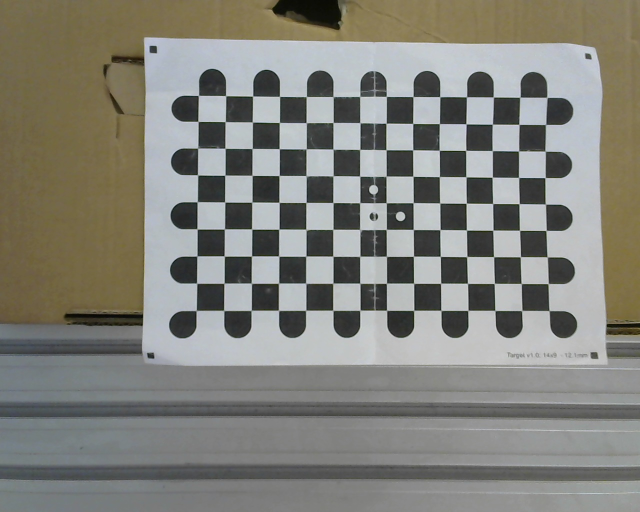
#> input picture LocateAndSendRobotToBox/Python/test.jpg, 1280 x 1024 px, given in place of the camera (shown at 1/2 size)
$ python locatebox.py
#> lines starting #> are read from the running program, lines starting #| are printed output that depends on the picture; after the words box and inside, x2 and y2 are one past the last pixel; in counts of white or black regions, pixels touching at a corner belong together
import pickle
import numpy as np
import cv2 as cv

CHECKERBOARD_WIDTH = 3
CHECKERBOARD_HEIGHT = 3
SQUARE_SIZE = 7.5
criteria = (cv.TERM_CRITERIA_EPS + cv.TERM_CRITERIA_MAX_ITER, 30, 0.001)


cap = cv.VideoCapture(1, cv.CAP_DSHOW)

rot, pose = [-1.0, -1.2246063538223773e-16, 1.4996607218221374e-32, -1.2246063538223773e-16, 1.0, -1.2246063538223773e-16, 0.0, -1.2246063538223773e-16, -1.0], [465,0,577]

file = open('mtx.txt', 'rb')
#> (reads LocateAndSendRobotToBox/Python/mtx.txt from the repository)
mtx = pickle.load(file)
file.close()
file = open('dist.txt', 'rb')
#> (reads LocateAndSendRobotToBox/Python/dist.txt from the repository)
dist = pickle.load(file)
file.close()
file = open('R_cam2gripper.txt', 'rb')
#> (reads LocateAndSendRobotToBox/Python/R_cam2gripper.txt from the repository)
R_cam2gripper = pickle.load(file)
file.close()
file = open('t_cam2gripper.txt', 'rb')
#> (reads LocateAndSendRobotToBox/Python/t_cam2gripper.txt from the repository)
#> further down, frame is the input picture: shape (1024, 1280, 3); mean B, G, R 122.7, 129.9, 130.3
t_cam2gripper = pickle.load(file)
file.close()

def objpgen(middle):
#> called with middle = True
    objp = np.zeros((CHECKERBOARD_HEIGHT * CHECKERBOARD_WIDTH, 3), np.float32)
    objp[:, :2] = np.mgrid[0:CHECKERBOARD_HEIGHT, 0:CHECKERBOARD_WIDTH].T.reshape(-1, 2)

    if middle:
        for i in range(len(objp)):
            objp[i][0] -= (CHECKERBOARD_HEIGHT - 1) / 2
            objp[i][1] -= (CHECKERBOARD_WIDTH - 1) / 2

    objp *= SQUARE_SIZE*-1
    return objp

def prepareimage(img):
    lwr = np.array([0, 0, 9])
    upr = np.array([255, 200, 100])
    hsv = cv.cvtColor(img, cv.COLOR_BGR2HSV)
#> hsv: shape (1024, 1280, 3); mean H, S, V 57.9, 32.8, 134.4
    msk = cv.inRange(hsv, lwr, upr)
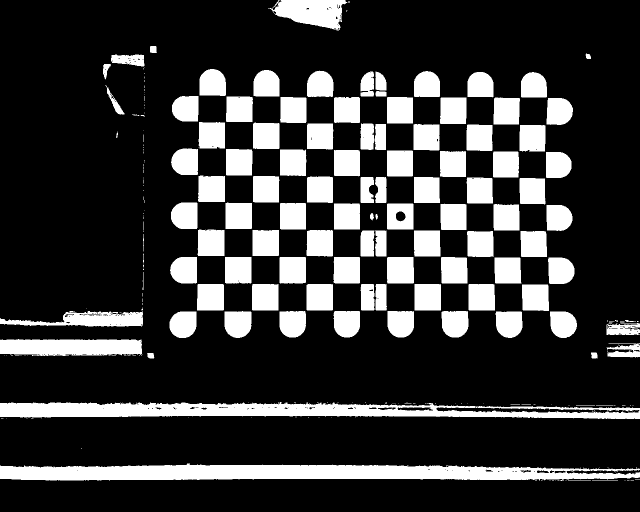
#> msk: shape (1024, 1280) (shown at 1/2 size); 21.6% white; 255 white regions (147 under 20 px), largest, box (x1, y1, x2, y2) and area: (0, 927, 1280, 962) 32522, (0, 804, 1280, 838) 27817, (0, 678, 284, 712) 8642
    msk = cv.GaussianBlur(msk, (9, 9), 0)
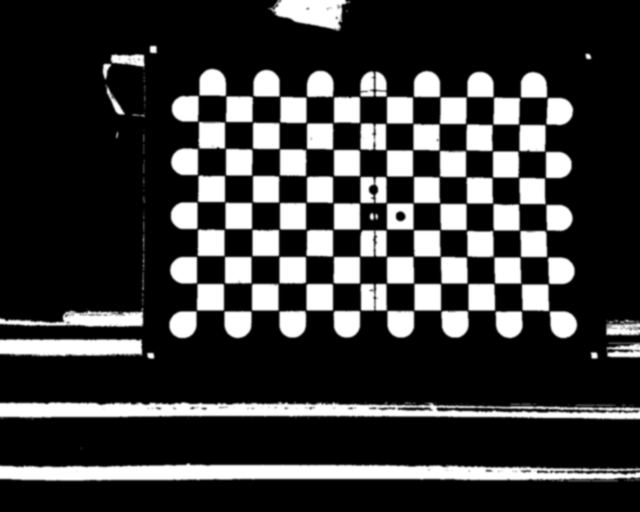
#> msk: shape (1024, 1280) (shown at 1/2 size); min 0, max 255, mean 55
    krn = cv.getStructuringElement(cv.MORPH_RECT, (70, 50))
    dlt = cv.dilate(msk, krn, iterations=10)
#> dlt: shape (1024, 1280); every value is 255
    res = 255 - cv.bitwise_and(dlt, msk)
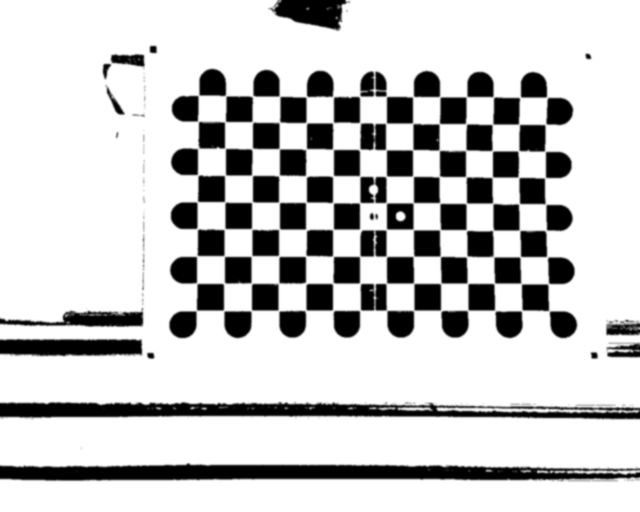
#> res: shape (1024, 1280) (shown at 1/2 size); min 0, max 255, mean 200
    return np.uint8(res)

def worldposecalc(img, middle, mtx, dist, R_base2gripper, t_base2gripper, R_cam2gripper, t_cam2gripper):
    objp = objpgen(middle)

    # the position from the Robotstudio (same as the real on the pendant)
    R_base2gripper = np.array([[R_base2gripper[0], R_base2gripper[1], R_base2gripper[2]],
                               [R_base2gripper[3], R_base2gripper[4], R_base2gripper[5]],
                               [R_base2gripper[6], R_base2gripper[7], R_base2gripper[8]]])
    t_base2gripper = np.array([[t_base2gripper[0]], [t_base2gripper[1]], [t_base2gripper[2]]])

    imgbw = prepareimage(img)
    #ret, corners = cv.findChessboardCornersSB(imgbw, (CHECKERBOARD_HEIGHT, CHECKERBOARD_WIDTH), None)
    ret, corners = cv.findChessboardCorners(imgbw, (CHECKERBOARD_HEIGHT, CHECKERBOARD_WIDTH), None)
#> ret = False; corners = None

    if not ret:
        print("No checkerboard.")
        return None,None

    corners2 = cv.cornerSubPix(imgbw, corners, (11, 11), (-1, -1), criteria)
    # Find the rotation and translation vectors for object to the camera
    ret, R_object2cam, t_object2cam = cv.solvePnP(objp, corners2, mtx, dist)

    img = cv.drawFrameAxes(img, mtx, dist, R_object2cam, t_object2cam, SQUARE_SIZE * 3, 3)
    cv.imshow('Pose', img)

    R_object2cam, _ = cv.Rodrigues(R_object2cam, np.eye(3))

    # combine the rot and trans to 4x4 matrix
    base2gripper = np.vstack((np.hstack((R_base2gripper, (t_base2gripper).flatten()[:, None])), [0, 0, 0, 1]))

    cam2gripper = np.vstack((np.hstack((R_cam2gripper, (t_cam2gripper).flatten()[:, None])), [0, 0, 0, 1]))

    object2cam = np.vstack((np.hstack((R_object2cam, (t_object2cam).flatten()[:, None])), [0, 0, 0, 1]))

    # get the base to object rot and trans
    base2object = np.dot(base2gripper, np.dot(cam2gripper, object2cam))

    R_base2object = base2object[:3, :3]
    t_base2object = base2object[:3, 3].tolist()
    return R_base2object, t_base2object

while(True):
    ret, frame = cap.read()
    if ret:
        R_base2object, t_base2object = worldposecalc(frame, True, mtx, dist, rot,
                                                             pose, R_cam2gripper, t_cam2gripper)
        if(t_base2object is not None):
            print(t_base2object)
        cv.waitKey(1000)
